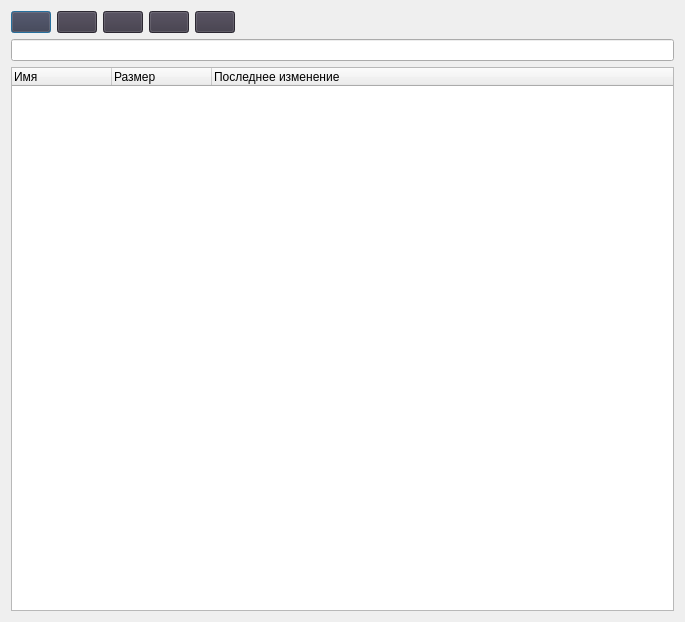
<?xml version="1.0" encoding="UTF-8"?>
<ui version="4.0">
 <class>Dialog</class>
 <widget class="QDialog" name="Dialog">
  <property name="geometry">
   <rect>
    <x>0</x>
    <y>0</y>
    <width>685</width>
    <height>622</height>
   </rect>
  </property>
  <property name="windowTitle">
   <string>Проводник</string>
  </property>
  <layout class="QVBoxLayout" name="verticalLayout">
   <item>
    <layout class="QHBoxLayout" name="horizontalLayout">
     <item>
      <widget class="QPushButton" name="buttonDownload">
       <property name="styleSheet">
        <string notr="true">background-color: rgb(61, 56, 70);</string>
       </property>
       <property name="text">
        <string/>
       </property>
       <property name="icon">
        <iconset resource="../resources.qrc">
         <normaloff>:/assets/download.svg</normaloff>:/assets/download.svg</iconset>
       </property>
       <property name="iconSize">
        <size>
         <width>32</width>
         <height>32</height>
        </size>
       </property>
      </widget>
     </item>
     <item>
      <widget class="QPushButton" name="buttonUpload">
       <property name="styleSheet">
        <string notr="true">background-color: rgb(61, 56, 70);</string>
       </property>
       <property name="text">
        <string/>
       </property>
       <property name="icon">
        <iconset resource="../resources.qrc">
         <normaloff>:/assets/upload.svg</normaloff>:/assets/upload.svg</iconset>
       </property>
       <property name="iconSize">
        <size>
         <width>32</width>
         <height>32</height>
        </size>
       </property>
      </widget>
     </item>
     <item>
      <widget class="QPushButton" name="buttonCreateDir">
       <property name="styleSheet">
        <string notr="true">background-color: rgb(61, 56, 70);</string>
       </property>
       <property name="text">
        <string/>
       </property>
       <property name="icon">
        <iconset resource="../resources.qrc">
         <normaloff>:/assets/create.svg</normaloff>:/assets/create.svg</iconset>
       </property>
       <property name="iconSize">
        <size>
         <width>32</width>
         <height>32</height>
        </size>
       </property>
      </widget>
     </item>
     <item>
      <widget class="QPushButton" name="buttonRemove">
       <property name="styleSheet">
        <string notr="true">background-color: rgb(61, 56, 70);</string>
       </property>
       <property name="text">
        <string/>
       </property>
       <property name="icon">
        <iconset resource="../resources.qrc">
         <normaloff>:/assets/delete.svg</normaloff>:/assets/delete.svg</iconset>
       </property>
       <property name="iconSize">
        <size>
         <width>32</width>
         <height>32</height>
        </size>
       </property>
      </widget>
     </item>
     <item>
      <widget class="QPushButton" name="buttonRename">
       <property name="styleSheet">
        <string notr="true">background-color: rgb(61, 56, 70);</string>
       </property>
       <property name="text">
        <string/>
       </property>
       <property name="icon">
        <iconset resource="../resources.qrc">
         <normaloff>:/assets/rename.svg</normaloff>:/assets/rename.svg</iconset>
       </property>
       <property name="iconSize">
        <size>
         <width>32</width>
         <height>32</height>
        </size>
       </property>
      </widget>
     </item>
     <item>
      <spacer name="horizontalSpacer">
       <property name="orientation">
        <enum>Qt::Orientation::Horizontal</enum>
       </property>
       <property name="sizeHint" stdset="0">
        <size>
         <width>40</width>
         <height>20</height>
        </size>
       </property>
      </spacer>
     </item>
    </layout>
   </item>
   <item>
    <widget class="QLineEdit" name="inputCurrentDir"/>
   </item>
   <item>
    <widget class="QTableWidget" name="contents">
     <property name="columnCount">
      <number>3</number>
     </property>
     <attribute name="horizontalHeaderStretchLastSection">
      <bool>true</bool>
     </attribute>
     <column>
      <property name="text">
       <string>Имя</string>
      </property>
      <property name="textAlignment">
       <set>AlignLeading|AlignVCenter</set>
      </property>
     </column>
     <column>
      <property name="text">
       <string>Размер</string>
      </property>
      <property name="textAlignment">
       <set>AlignLeading|AlignVCenter</set>
      </property>
     </column>
     <column>
      <property name="text">
       <string>Последнее изменение</string>
      </property>
      <property name="textAlignment">
       <set>AlignLeading|AlignVCenter</set>
      </property>
     </column>
    </widget>
   </item>
  </layout>
 </widget>
 <resources>
  <include location="../resources.qrc"/>
 </resources>
 <connections/>
</ui>
